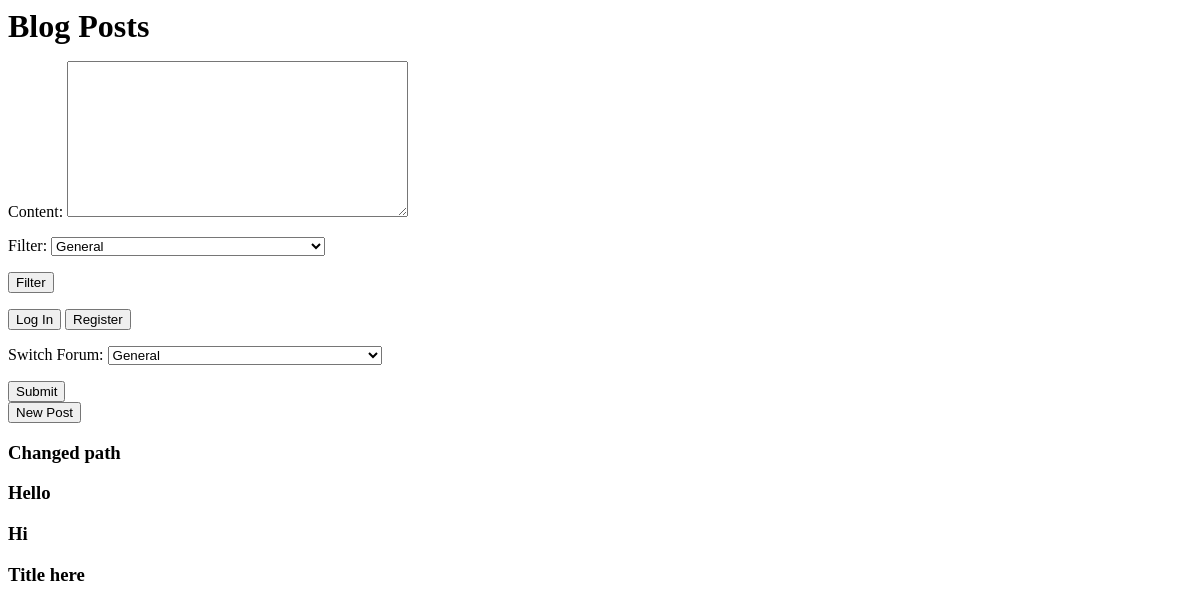
The app's page /home/0/1/, older data.
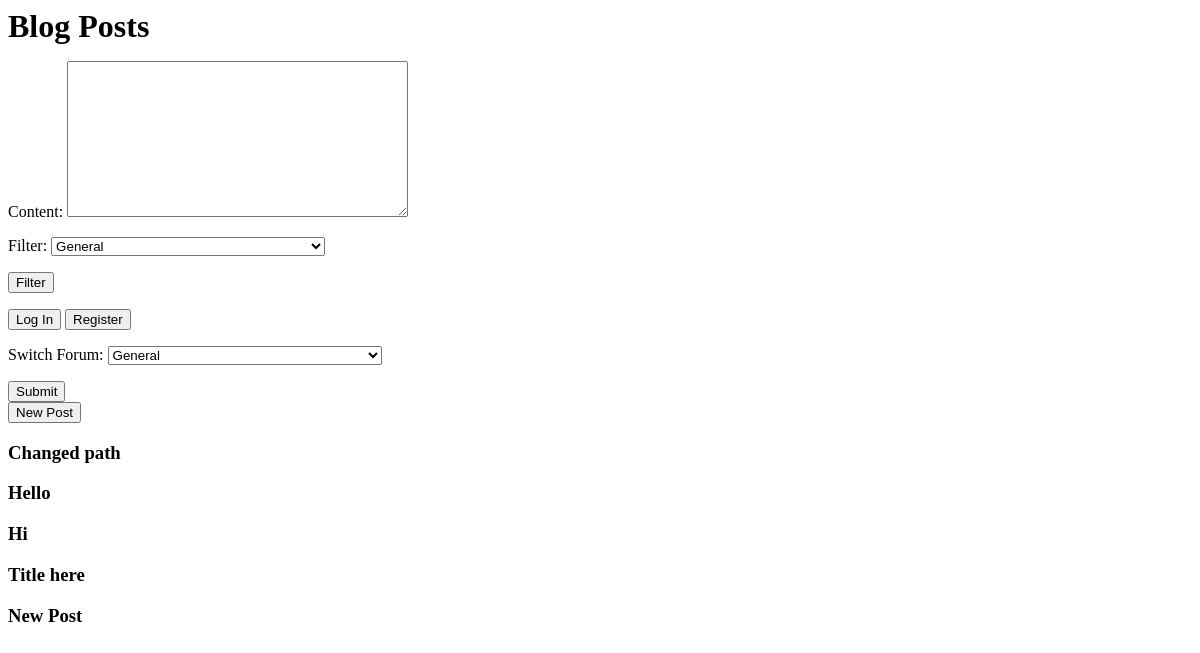
The same page, newer data.
### blog/models.py (models this page shows)
class UserPost(models.Model):
    post_ref = models.ForeignKey(Post, on_delete=models.CASCADE)
    user_ref = models.ForeignKey(User, on_delete=models.CASCADE)

### blog/views.py (the view)
# urls.py: path('home/<int:pk>/<int:page_number>/', views.fetch_posts,name='home'),
@csrf_protect
def fetch_posts(request, pk, page_number):
    posts = []
    if request.method == 'POST':
        form_type = request.POST.get('form_type')
        if form_type == 'search_filter_form':
            form = SearchForm(request.POST)
            if form.is_valid():
                substring = form.cleaned_data['content']
                posts = _get_page_object(
                    Paginator(
                        get_filtered_posts(UserPost.objects.select_related('post_ref')
                        .filter(
                            (Q(post_ref__title__icontains=substring)) |
                                           Q(post_ref__content__icontains=substring)) & Q(post_ref__forum_ref__id=pk))
                        if Forum.objects.filter(id=pk).exists()
                        else get_filtered_posts(UserPost.objects.select_related('post_ref')
                                                .filter(Q(post_ref__title__icontains=substring) |
                                                        Q(post_ref__content__icontains=substring))),
                        20
                    ), page_number
                ).object_list
        elif form_type == 'fetch_filter_forum':
            form = ForumForm(request.POST)
            if form.is_valid():
                return redirect('posts_forum', pk=form.cleaned_data.get('choices'), page_number=1)
    else:
        posts = _get_page_object(
            Paginator(
                get_filtered_posts(UserPost.objects.select_related('post_ref')
                                   .filter(post_ref__forum_ref__id=pk))
                if Forum.objects.filter(id=pk).exists()
                else get_filtered_posts(UserPost.objects.select_related('post_ref'))
                ,20
            ), page_number
        ).object_list
    form = ForumForm()
    search_form = SearchForm()
    return render(request, 'home.html', {
        'posts' : posts,
        'page_number' : page_number,
        'forum_pk' : pk,
        'form' : form,
        'search_form' : search_form,
        'user' : request.user
    })

### blog/forms.py
class ForumForm(forms.Form):
    choices = forms.ChoiceField(
        label = "Switch Forum"
    )
    def __init__(self, *args, **kwargs):
        super().__init__(*args, **kwargs)
        list_var = [(0, "General")]
        list_var.extend([(forum.id, forum.title) for forum in Forum.objects.all()])
        self.fields['choices'].choices = list_var

class SearchForm(forms.Form):
    content = forms.CharField(
        widget=forms.Textarea(
            attrs={
                'class' : 'form-control'
            }
        )
    )
    choices = forms.ChoiceField(
        label="Filter"
    )
    def __init__(self, *args, **kwargs):
        super().__init__(*args, **kwargs)
        list_var = [(0, "General")]
        list_var.extend([(forum.id, forum.title) for forum in Forum.objects.all()])
        self.fields['choices'].choices = list_var

### blog/views.py (called while the page is built)
def get_filtered_posts(_object):
    return _object.values(
        'post_ref__id',
        'post_ref__user_ref__username',
        'post_ref__title',
        'post_ref__content',
        'post_ref__created_at',
        'id'
    )

def _get_page_object(paginator_object, page_number):
    try:
        page_object = paginator_object.page(page_number)
    except PageNotAnInteger:
        page_object = paginator_object.page(1)
    except EmptyPage:
        page_object = paginator_object.page(paginator_object.num_pages)
    return page_object

### blog/templates/home.html (shortened to what this page needs)
<!DOCTYPE html>
<html lang="en">
<head>
</head>
<body>
    <h1 style="display: inline">Blog Posts</h1>
    <form action="" method="post" style="display: inline;">
        {{ search_form.as_p }}
        <button type="submit">Filter</button>
    </form>
    {% if user.is_authenticated %}
        <button onclick="location.href = '{% url 'profile' %}'">Profile</button>
        <button onclick="location.href = '{% url 'logout' %}'">Log Out</button>
    {% else %}
        <button onclick="location.href = '{% url 'login' %}'">Log In</button>
        <button onclick="location.href = '{% url 'register' %}'">Register</button>
    {% endif %}
    <span>
        <div>
        <form action="" method="post">
            {{ form.as_p }}
            <button type="submit">Submit</button>
        </form>
        </div>
    </span>
    <button onclick= "location.href = '{% url 'new_post' forum_pk=forum_pk %}'">New Post</button>
    {% for post in posts %}
        <h3 onclick="location.href = '{% url 'post_detail' pk=post.id page_number=1 %}'">{{ post.post_ref__title }}</h3>
    {% endfor %}
</body>
</html>

Row changes from the older to the newer data that the page shows:
added UserPost: post_ref__title "New Post"
